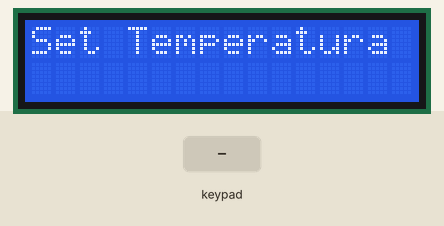
The sketch below on a simulated Arduino Uno, built with avr-gcc and run on an emulated ATmega328P. Shown: 16×2 character LCD. The test bench sets the inputs (shaded band).

Above: at 1.2 s.
1.3 s: keypad keys 4 5 6 7 # pressed 0.4 s apart
At 4.2 s:
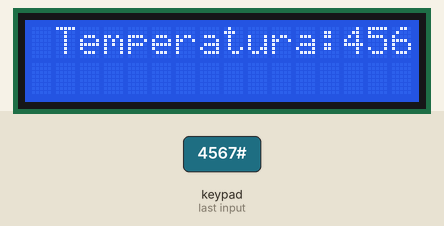
4.8 s: key 'A' pressed
At 5.6 s:
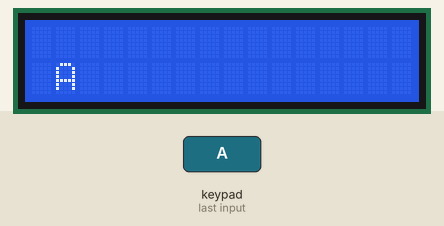
6.3 s: key 'B' pressed
At 7.0 s:
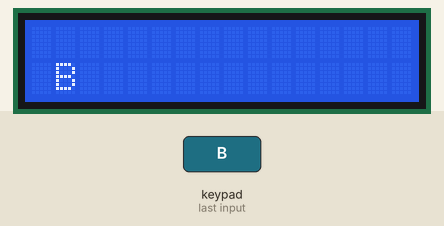
7.8 s: keypad keys 4 5 6 7 D pressed 0.4 s apart
At 8.0 s:
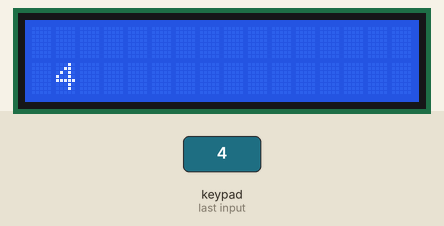
11.3 s: key 'C' pressed
At 11.8 s:
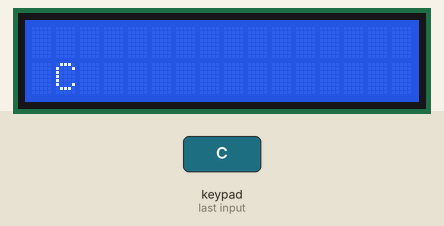
12.8 s: keypad keys 8 9 1 0 1 1 # pressed 0.4 s apart
At 16.2 s:
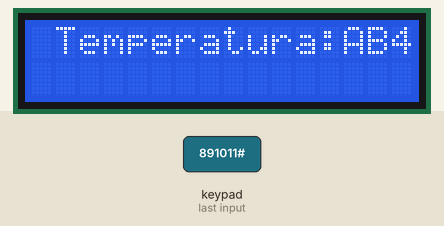
Timing chart, 0 to 17.7 s (numbered marks = the images above; inputs shaded):
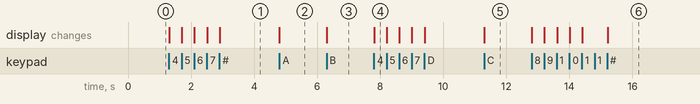

The sketch:

teste_teclado_lc.ino
```cpp
#include <LiquidCrystal.h>
#include <Keypad.h>

LiquidCrystal lcd(A0, A1, A2, A3, A4, A5);
const byte qtdLinhas = 4; //QUANTIDADE DE LINHAS DO TECLADO
const byte qtdColunas = 4; //QUANTIDADE DE COLUNAS DO TECLADO

byte PinosqtdLinhas[qtdLinhas] = {4, 5, 6, 7}; //PINOS UTILIZADOS PELAS LINHAS
byte PinosqtdColunas[qtdColunas] = {8, 9, 10,11}; //PINOS UTILIZADOS PELAS COLUNAS


//CONSTRUÇÃO DA MATRIZ DE CARACTERES
char matriz_teclas[qtdLinhas][qtdColunas] = {
  {'1','2','3','A'},
  {'4','5','6','B'},
  {'7','8','9','C'},
  {'*','0','#','D'}
};

//INICIALIZAÇÃO DO TECLADO
Keypad keypad = Keypad( makeKeymap(matriz_teclas), PinosqtdLinhas, PinosqtdColunas, qtdLinhas, qtdColunas);


char entryStr[2];
int i=0;
int cookTemp;


void setup()
{

  Serial.begin(9600); //INICIALIZA A SERIAL
  lcd.begin(16,2);
  lcd.setCursor(0,0);


  lcd.print("Set Temperatura"); //IMPRIME O TEXTO NO MONITOR SERIAL
  lcd.println(); //QUEBRA UMA LINHA NO MONITOR SERIAL
}

void loop()
{
  char key = keypad.getKey();

  if (key)
  {
  	if (key != '#')
    {
    	if(key =='*')
      {
    		lcd.clear();
        entryStr[0]= '0';
        entryStr[1]= '0';
      }
      else
      {
        entryStr[i]= key;
        lcd.clear();
        lcd.setCursor(1,2);
        lcd.print(entryStr[i]);
        i++;
      }
    }
    else
    {
      i=0;
      lcd.clear();
      lcd.setCursor(1,0);
      lcd.print("Temperatura:");
      lcd.print(entryStr);
      cookTemp = (int) entryStr;
    }

  }
}
```

Measured:
- after the input at 1.3 s, the display: first changes at once (image 1 shows a later state)
- after the input at 4.8 s, the display: changes at once (image 2)
- after the input at 6.3 s, the display: changes at once (image 3)
- after the input at 7.8 s, the display: changes at once (image 4)
- after the input at 11.3 s, the display: changes at once (image 5)
- after the input at 12.8 s, the display: first changes at once (image 6 shows a later state)
